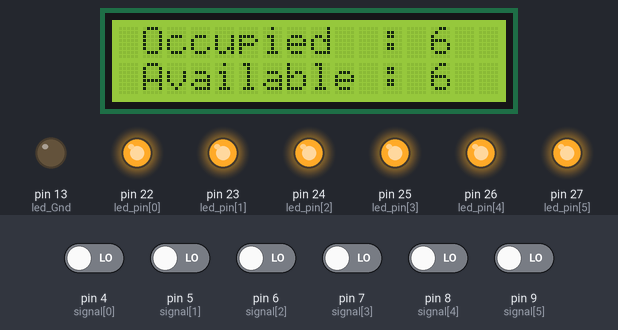
A sketch run on a simulated Arduino Mega 2560, built with avr-gcc and run on an emulated ATmega2560. Parts: 16×2 character LCD, output pins drawn as LEDs (lit = HIGH). The test bench sets the inputs (shaded band); at power-on: pin 4 (signal[0]), pin 5 (signal[1]), pin 6 (signal[2]), pin 7 (signal[3]), pin 8 (signal[4]), pin 9 (signal[5]) LOW. What the sketch prints to the serial monitor is not drawn.

Above: at 1.2 s.
1.3 s: pin 4 (signal[0]) driven HIGH
At 2.5 s:
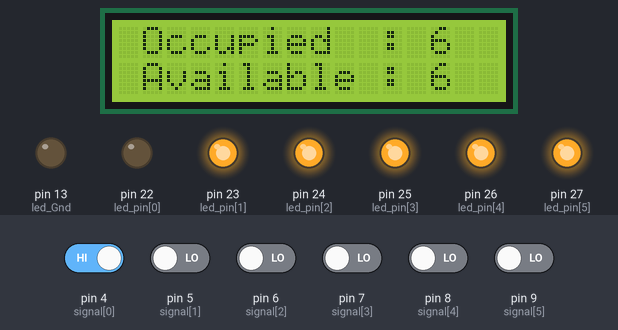
5.1 s: pin 5 (signal[1]) driven HIGH
At 5.5 s:
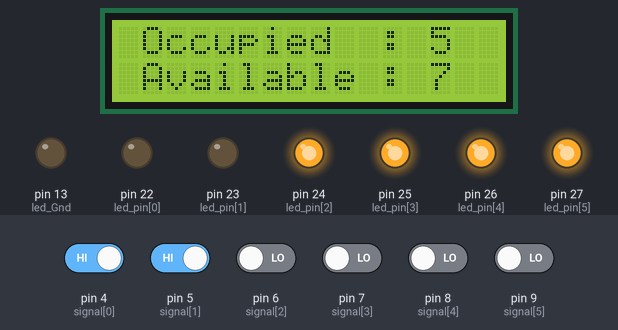
8.2 s: pin 6 (signal[2]) driven HIGH
At 9.5 s:
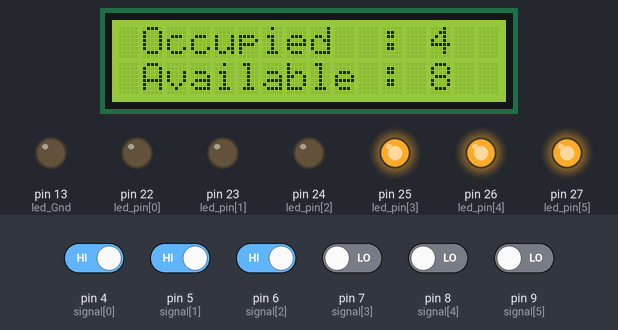
11.3 s: pin 7 (signal[3]) driven HIGH
At 12.6 s:
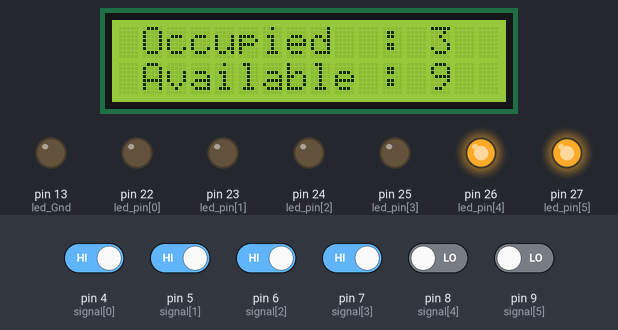
14.4 s: pin 8 (signal[4]) driven HIGH
At 15.7 s:
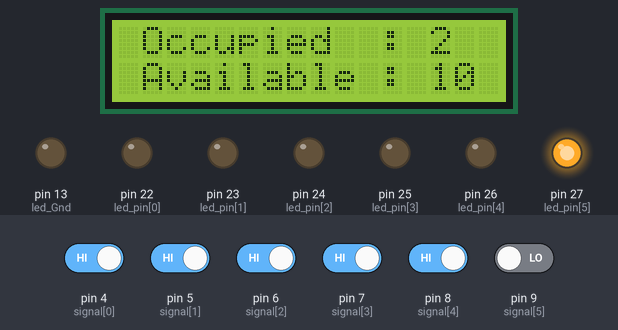
17.5 s: pin 9 (signal[5]) driven HIGH
At 18.7 s:
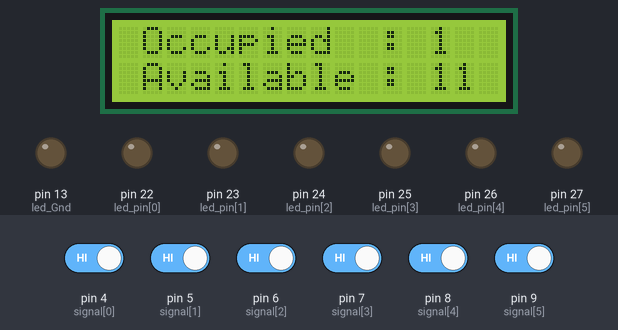
Timing chart, 0 to 20.5 s (numbered marks = the images above; inputs shaded):
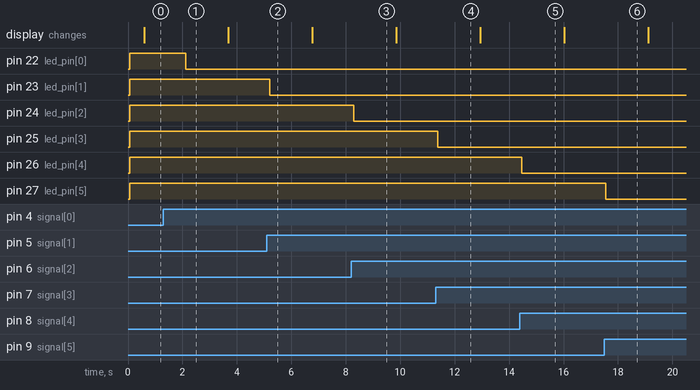

Measured:
- after the input at 1.3 s, pin 22 (led_pin[0]): HIGH → LOW after 0.82 s
- after the input at 5.1 s, pin 23 (led_pin[1]): HIGH → LOW after 0.11 s
- after the input at 8.2 s, pin 24 (led_pin[2]): HIGH → LOW after 0.09 s
- after the input at 11.3 s, pin 25 (led_pin[3]): HIGH → LOW after 0.08 s
- after the input at 14.4 s, pin 26 (led_pin[4]): HIGH → LOW after 0.06 s
- after the input at 17.5 s, pin 27 (led_pin[5]): HIGH → LOW after 0.05 s

The sketch:

1010_QRD1114_Board1_lcd_.ino
```cpp
/*          Rx,Tx
 * Board 1  <===>  Board 2
 *  └ D1 & Led ( visible data )
 */
#define ALL 6  // +6
#include <Wire.h>
#include <SoftwareSerial.h>
#include <LiquidCrystal_I2C.h>

LiquidCrystal_I2C lcd(0x27, 16, 2);  // I2C LCD 객체 선언
SoftwareSerial s(11,12);

const int signal[ALL] = {4,5,6,7,8,9};
const int Qrd_Gnd[8] = {40,41,42,43,44,45,46,47};
const int led_pin[ALL] = {22,23,24,25,26,27};
const int led_Gnd = 13;
static int state[ALL] = {};
static int count[ALL] = {};
static int sum = 0;
static int avail = 0;
int data=0;   // sum from Board 2
const int rtGnd = 2;

void fc_Counting(){
  for(int i=0; i<ALL; i++){
    if(state[i]==0){
      count[i] = 1;
      }
    else count[i] = 0;
  }
    sum = count[0]+count[1]+count[2]+count[3]+count[4]+count[5]+data;    // + sum from board 2
    avail = ALL+6-sum;
}
void fc_lcd(){
  lcd.setCursor(1,0);
  lcd.print("Occupied  : ");
  lcd.setCursor(13,0);
  lcd.print(sum);
  lcd.setCursor(1,1);
  lcd.print("Available : ");
  lcd.setCursor(13,1);
  lcd.print(avail);
}
void setup() {
  s.begin(9600);
  Serial.begin(9600);
  lcd.init(); // lcd 사용 시작
  lcd.backlight();

  for(int i=0; i<ALL; i++){
    pinMode(led_pin[i],OUTPUT);
  }

  pinMode(led_Gnd,OUTPUT);            // GND for leds (13)
  digitalWrite(led_Gnd,LOW);

  pinMode(rtGnd,OUTPUT);
  digitalWrite(rtGnd,LOW);

  for(int i=0; i<8; i++){
    pinMode(Qrd_Gnd[i],OUTPUT);
    digitalWrite(Qrd_Gnd[i],LOW);
  }
}

void loop() {
  if(s.available()){
    data = s.read();
    Serial.println(data);
  }

  fc_Counting();    // counting function

  for(int i=0; i<ALL; i++){
      state[i] = digitalRead(signal[i]);
      if(state[i] == 0){
      Serial.print(i); Serial.println("detected");
      digitalWrite(led_pin[i],HIGH);
    }else{
      digitalWrite(led_pin[i],LOW);
    }
  }

  delay(500);
  Serial.print("sum:"); Serial.println(sum);
  Serial.print("available:"); Serial.println(avail);

  fc_lcd(); // lcd 함수


  delay(500);
}
```
